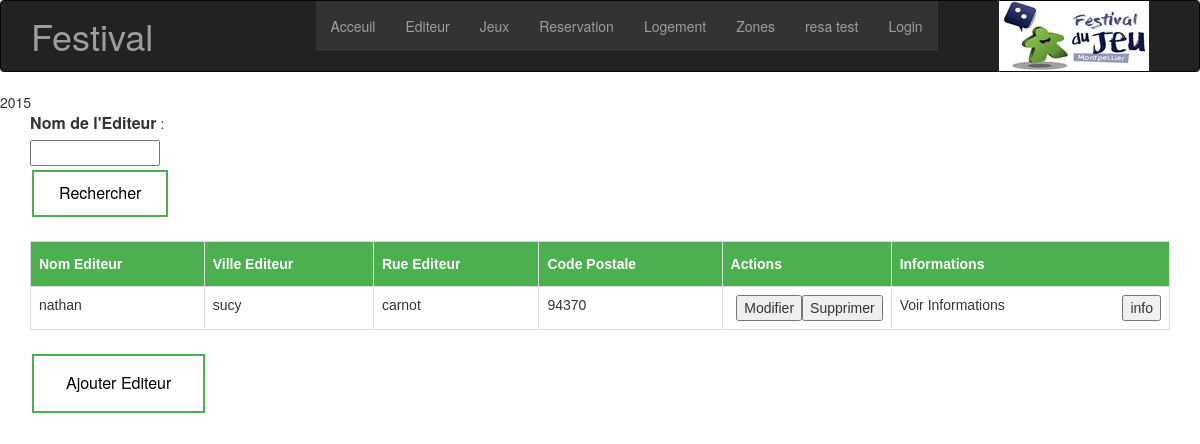
/editeur.php, run on the app's committed database.
### tables this page shows
CREATE TABLE Festival(

	AnneeFestival int NOT NULL UNIQUE,
	DateFestival date, 
	NombreTables int,
	PrixPlaceStandard double,
	Courant boolean,
	PRIMARY KEY (AnneeFestival)
);

CREATE TABLE editeur(
	NumEditeur int NOT NULL UNIQUE AUTO_INCREMENT,
	NomEditeur varchar(255),
	VilleEditeur varchar(255),
	RueEditeur varchar(255),
	CodePostaleEditeur varchar(255),
	PRIMARY KEY (NumEditeur)
	
);

### editeur.php (the view, shortened to what this page needs)
<?php
	include'inc/header.php';
    $myPDO = new PDO('mysql:host=localhost;dbname=piscine', 'root', '');
    $sql1 = "SELECT NumEditeur, NomEditeur, VilleEditeur, RueEditeur, CodePostaleEditeur
            FROM `editeur`";
    $q = $myPDO->query($sql1);
	$sqltest = "SELECT * from Festival where Courant = '1' ";
	$test = $myPDO->query($sqltest);
	$aff= $test->fetch();
	echo $aff['AnneeFestival'];
    ?>
    <div class="container">
    <form method="POST" action="InfoEditeur.php">
    	<label for="NomEditeur" style="font-size: 16px">Nom de l'Editeur</label> :
        <input type="text" name="nomEditeur" id="nomEditeur"  >
        <input type="submit" class = "recherche" style="left:20px;" id="recherche" value="Rechercher" /></button>
    </form>
    <table class="table table-bordered table-condensed" id="editeur">
        <thead>
            <tr>
                <th>Nom Editeur</th>
                <th>Ville Editeur</th>
                <th>Rue Editeur</th>
                <th>Code Postale</th>
                <th>Actions</th>
                <th>Informations</th>
            </tr>
        </thead>
        <tbody>
            <?php while ($r = $q->fetch()): ?>
                <tr>
                    <td><?php echo htmlspecialchars($r['NomEditeur']) ?></td>
                    <td><?php echo htmlspecialchars($r['VilleEditeur']); ?></td>
                    <td><?php echo htmlspecialchars($r['RueEditeur']); ?></td>
                    <td><?php echo htmlspecialchars($r['CodePostaleEditeur']); ?></td>
                    <td>
                        <form method="POST" action="supEditeur.php">
                            <input type="submit" style="float:right;" id="suppr" value="Supprimer" /></button>
                        </form>
                        <form method="POST" action="modifEditeur.php">
                            <input type="submit" style="float:right;" id="modif" value="Modifier" /></button>
                        </form>
                    </td>
                    <td>
                        <form method="POST" action="InfoEditeur.php">
                            <input type="submit" style="float:right;" id="info" value="info" />Voir Informations</button>
                        </form>
                    </td>
                </tr>
            <?php endwhile; ?>
        </tbody>
    </table>
	<middle>
            <form method="POST" action="ajoutEditeur.php">
            <button class="button" type="submit">Ajouter Editeur</button>
        </form>
        </middle>
    </div>
</body>
</html>

### editeur.php (style rules this page uses)
#editeur { font-family: "Trebuchet MS", Arial, Helvetica, sans-serif; border-collapse: collapse; width: 100%; }
#editeur td, #editeur th { border: 1px solid #ddd; padding: 8px; }
#editeur th { padding-top: 12px; padding-bottom: 12px; text-align: left; background-color: #4CAF50; color: white; }
.button { background-color: #4CAF50; border: none; color: white; padding: 16px 32px; text-align: center; text-decoration: none; display: inline-block; font-size: 16px; margin: 4px 2px; -webkit-transition-duration: 0.4s; transition-duration: 0.4s; cursor: pointer; }
.button { background-color: white; color: black; border: 2px solid #4CAF50; }
.recherche { background-color: #4CAF50; border: none; color: white; padding: 10px 25px; text-align: center; text-decoration: none; display: inline-block; font-size: 16px; margin: 4px 2px; -webkit-transition-duration: 0.4s; transition-duration: 0.4s; cursor: pointer; }
.recherche { background-color: white; color: black; border: 2px solid #4CAF50; }
input[type=text] { width: 130px; -webkit-transition: width 0.4s ease-in-out; transition: width 0.4s ease-in-out; }

### data on the page
festival: AnneeFestival "2015"
editeur: NomEditeur "nathan", VilleEditeur "sucy", RueEditeur "carnot", CodePostaleEditeur "94370"
